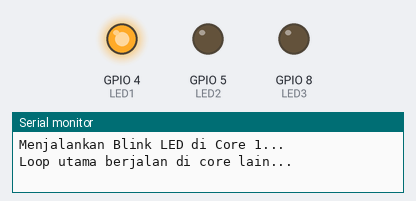
A sketch run on a simulated ESP32-S3. Shown: output pins drawn as LEDs (lit = HIGH), the last lines printed to the serial monitor.

Above: at 1.2 s.
At 2.2 s:
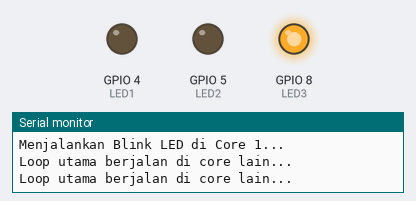
At 3.7 s:
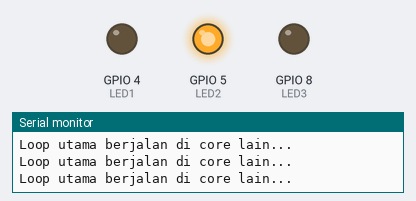
At 4.7 s:
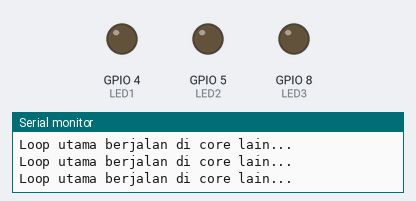
Timing chart, 0 to 5.6 s (numbered marks = the images above):
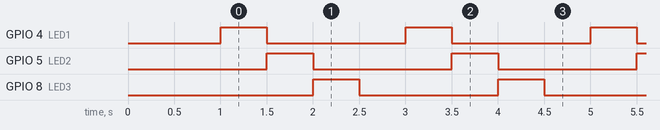

The sketch:

Core1.ino
```cpp
#define LED1 4
#define LED2 5
#define LED3 8

TaskHandle_t TaskBlink;

void TaskBlinkLED(void *pvParameters) {
  pinMode(LED1, OUTPUT);
  pinMode(LED2, OUTPUT);
  pinMode(LED3, OUTPUT);

  while (true) {
    digitalWrite(LED1, HIGH);
    vTaskDelay(500 / portTICK_PERIOD_MS);
    digitalWrite(LED1, LOW);

    digitalWrite(LED2, HIGH);
    vTaskDelay(500 / portTICK_PERIOD_MS);
    digitalWrite(LED2, LOW);

    digitalWrite(LED3, HIGH);
    vTaskDelay(500 / portTICK_PERIOD_MS);
    digitalWrite(LED3, LOW);

    vTaskDelay(500 / portTICK_PERIOD_MS);
  }
}

void setup() {
  Serial.begin(115200);
  delay(1000);
  Serial.println("Menjalankan Blink LED di Core 1...");

 xTaskCreatePinnedToCore(TaskBlinkLED, "TaskBlink", 4096, NULL, 1, &TaskBlink, 1);
}

void loop() {
  Serial.println("Loop utama berjalan di core lain...");
  delay(1000);
}
```

Measured:
- by itself, GPIO 4 (LED1), GPIO 5 (LED2), GPIO 8 (LED3): alternates HIGH for 0.50 s and LOW for 1.5 s
- by itself, everything shown: repeats every 2.0 s, in 4 steps
